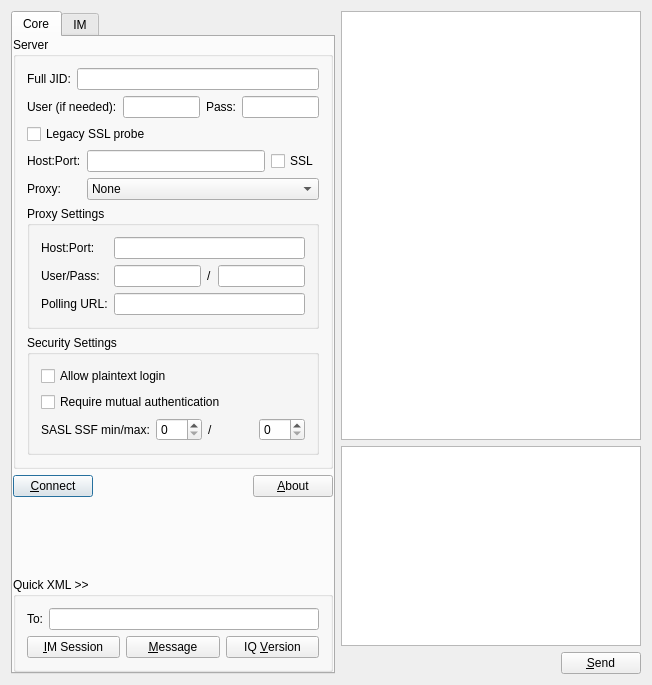
<ui version="4.0" >
 <class>TestUI</class>
 <widget class="QDialog" name="TestUI" >
  <property name="geometry" >
   <rect>
    <x>0</x>
    <y>0</y>
    <width>652</width>
    <height>685</height>
   </rect>
  </property>
  <property name="windowTitle" >
   <string>Form1</string>
  </property>
  <layout class="QHBoxLayout" >
   <item>
    <widget class="QTabWidget" name="tb_main" >
     <widget class="QWidget" name="tab" >
      <property name="geometry" >
       <rect>
        <x>0</x>
        <y>0</y>
        <width>322</width>
        <height>639</height>
       </rect>
      </property>
      <attribute name="title" >
       <string>Core</string>
      </attribute>
      <layout class="QVBoxLayout" >
       <property name="margin" >
        <number>0</number>
       </property>
       <item>
        <widget class="QGroupBox" name="gb_server" >
         <property name="title" >
          <string>Server</string>
         </property>
         <layout class="QVBoxLayout" >
          <item>
           <layout class="QHBoxLayout" >
            <property name="margin" >
             <number>0</number>
            </property>
            <item>
             <widget class="QLabel" name="textLabel1" >
              <property name="text" >
               <string>Full JID:</string>
              </property>
             </widget>
            </item>
            <item>
             <widget class="QLineEdit" name="le_jid" />
            </item>
           </layout>
          </item>
          <item>
           <layout class="QHBoxLayout" >
            <property name="margin" >
             <number>0</number>
            </property>
            <item>
             <widget class="QLabel" name="textLabel5_2" >
              <property name="text" >
               <string>User (if needed):</string>
              </property>
             </widget>
            </item>
            <item>
             <widget class="QLineEdit" name="le_user" >
              <property name="text" >
               <string/>
              </property>
             </widget>
            </item>
            <item>
             <widget class="QLabel" name="textLabel7_2" >
              <property name="text" >
               <string>Pass:</string>
              </property>
             </widget>
            </item>
            <item>
             <widget class="QLineEdit" name="le_pass" >
              <property name="echoMode" >
               <enum>QLineEdit::Password</enum>
              </property>
             </widget>
            </item>
           </layout>
          </item>
          <item>
           <layout class="QGridLayout" >
            <property name="margin" >
             <number>0</number>
            </property>
            <item row="1" column="2" >
             <widget class="QCheckBox" name="ck_ssl" >
              <property name="text" >
               <string>SSL</string>
              </property>
             </widget>
            </item>
            <item row="2" column="1" colspan="2" >
             <widget class="QComboBox" name="cb_proxy" >
              <item>
               <property name="text" >
                <string>None</string>
               </property>
              </item>
              <item>
               <property name="text" >
                <string>HTTP(S)</string>
               </property>
              </item>
              <item>
               <property name="text" >
                <string>SOCKS5</string>
               </property>
              </item>
              <item>
               <property name="text" >
                <string>HTTP Polling</string>
               </property>
              </item>
             </widget>
            </item>
            <item row="1" column="0" >
             <widget class="QLabel" name="lb_host" >
              <property name="text" >
               <string>Host:Port:</string>
              </property>
             </widget>
            </item>
            <item row="0" column="0" colspan="3" >
             <widget class="QCheckBox" name="ck_probe" >
              <property name="text" >
               <string>Legacy SSL probe</string>
              </property>
             </widget>
            </item>
            <item row="2" column="0" >
             <widget class="QLabel" name="textLabel4" >
              <property name="text" >
               <string>Proxy:</string>
              </property>
             </widget>
            </item>
            <item row="1" column="1" >
             <widget class="QLineEdit" name="le_host" />
            </item>
           </layout>
          </item>
          <item>
           <widget class="QGroupBox" name="gb_proxy" >
            <property name="title" >
             <string>Proxy Settings</string>
            </property>
            <layout class="QGridLayout" >
             <item row="0" column="0" >
              <widget class="QLabel" name="textLabel2_2" >
               <property name="text" >
                <string>Host:Port:</string>
               </property>
              </widget>
             </item>
             <item row="0" column="1" colspan="3" >
              <widget class="QLineEdit" name="le_proxyhost" />
             </item>
             <item row="1" column="0" >
              <widget class="QLabel" name="textLabel5" >
               <property name="text" >
                <string>User/Pass:</string>
               </property>
              </widget>
             </item>
             <item row="1" column="1" >
              <widget class="QLineEdit" name="le_proxyuser" />
             </item>
             <item row="1" column="2" >
              <widget class="QLabel" name="textLabel7" >
               <property name="text" >
                <string>/</string>
               </property>
              </widget>
             </item>
             <item row="1" column="3" >
              <widget class="QLineEdit" name="le_proxypass" >
               <property name="echoMode" >
                <enum>QLineEdit::Password</enum>
               </property>
              </widget>
             </item>
             <item row="2" column="0" >
              <widget class="QLabel" name="lb_proxyurl" >
               <property name="text" >
                <string>Polling URL:</string>
               </property>
              </widget>
             </item>
             <item row="2" column="1" colspan="3" >
              <widget class="QLineEdit" name="le_proxyurl" />
             </item>
            </layout>
           </widget>
          </item>
          <item>
           <widget class="QGroupBox" name="gb_security" >
            <property name="title" >
             <string>Security Settings</string>
            </property>
            <layout class="QVBoxLayout" >
             <item>
              <widget class="QCheckBox" name="ck_plain" >
               <property name="text" >
                <string>Allow plaintext login</string>
               </property>
              </widget>
             </item>
             <item>
              <widget class="QCheckBox" name="ck_mutual" >
               <property name="text" >
                <string>Require mutual authentication</string>
               </property>
              </widget>
             </item>
             <item>
              <layout class="QHBoxLayout" >
               <property name="margin" >
                <number>0</number>
               </property>
               <item>
                <widget class="QLabel" name="textLabel1_2" >
                 <property name="text" >
                  <string>SASL SSF min/max:</string>
                 </property>
                </widget>
               </item>
               <item>
                <widget class="QSpinBox" name="sb_ssfmin" />
               </item>
               <item>
                <widget class="QLabel" name="textLabel2" >
                 <property name="text" >
                  <string>/</string>
                 </property>
                </widget>
               </item>
               <item>
                <widget class="QSpinBox" name="sb_ssfmax" />
               </item>
              </layout>
             </item>
            </layout>
           </widget>
          </item>
         </layout>
        </widget>
       </item>
       <item>
        <layout class="QHBoxLayout" >
         <property name="margin" >
          <number>0</number>
         </property>
         <item>
          <widget class="QPushButton" name="pb_go" >
           <property name="text" >
            <string>&amp;Connect</string>
           </property>
           <property name="shortcut" >
            <string>Alt+C</string>
           </property>
          </widget>
         </item>
         <item>
          <spacer name="spacer5" >
           <property name="orientation" >
            <enum>Qt::Horizontal</enum>
           </property>
           <property name="sizeType" >
            <enum>QSizePolicy::Expanding</enum>
           </property>
           <property name="sizeHint" stdset="0" >
            <size>
             <width>130</width>
             <height>20</height>
            </size>
           </property>
          </spacer>
         </item>
         <item>
          <widget class="QPushButton" name="pb_about" >
           <property name="text" >
            <string>&amp;About</string>
           </property>
          </widget>
         </item>
        </layout>
       </item>
       <item>
        <spacer name="spacer3_2" >
         <property name="orientation" >
          <enum>Qt::Vertical</enum>
         </property>
         <property name="sizeType" >
          <enum>QSizePolicy::Expanding</enum>
         </property>
         <property name="sizeHint" stdset="0" >
          <size>
           <width>20</width>
           <height>16</height>
          </size>
         </property>
        </spacer>
       </item>
       <item>
        <widget class="QGroupBox" name="groupBox3" >
         <property name="title" >
          <string>Quick XML >></string>
         </property>
         <layout class="QVBoxLayout" >
          <item>
           <layout class="QHBoxLayout" >
            <property name="margin" >
             <number>0</number>
            </property>
            <item>
             <widget class="QLabel" name="textLabel8" >
              <property name="text" >
               <string>To:</string>
              </property>
             </widget>
            </item>
            <item>
             <widget class="QLineEdit" name="le_to" />
            </item>
           </layout>
          </item>
          <item>
           <layout class="QHBoxLayout" >
            <property name="margin" >
             <number>0</number>
            </property>
            <item>
             <widget class="QPushButton" name="pb_im" >
              <property name="text" >
               <string>&amp;IM Session</string>
              </property>
             </widget>
            </item>
            <item>
             <widget class="QPushButton" name="pb_msg" >
              <property name="text" >
               <string>&amp;Message</string>
              </property>
             </widget>
            </item>
            <item>
             <widget class="QPushButton" name="pb_iqv" >
              <property name="text" >
               <string>IQ &amp;Version</string>
              </property>
             </widget>
            </item>
           </layout>
          </item>
         </layout>
        </widget>
       </item>
      </layout>
     </widget>
     <widget class="QWidget" name="tab" >
      <property name="geometry" >
       <rect>
        <x>0</x>
        <y>0</y>
        <width>640</width>
        <height>409</height>
       </rect>
      </property>
      <attribute name="title" >
       <string>IM</string>
      </attribute>
     </widget>
    </widget>
   </item>
   <item>
    <layout class="QVBoxLayout" >
     <property name="margin" >
      <number>0</number>
     </property>
     <item>
      <widget class="QTextEdit" name="te_log" >
       <property name="minimumSize" >
        <size>
         <width>300</width>
         <height>0</height>
        </size>
       </property>
       <property name="readOnly" >
        <bool>true</bool>
       </property>
      </widget>
     </item>
     <item>
      <widget class="QTextEdit" name="te_input" >
       <property name="maximumSize" >
        <size>
         <width>32767</width>
         <height>200</height>
        </size>
       </property>
      </widget>
     </item>
     <item>
      <layout class="QHBoxLayout" >
       <property name="margin" >
        <number>0</number>
       </property>
       <item>
        <spacer name="spacer3" >
         <property name="orientation" >
          <enum>Qt::Horizontal</enum>
         </property>
         <property name="sizeType" >
          <enum>QSizePolicy::Expanding</enum>
         </property>
         <property name="sizeHint" stdset="0" >
          <size>
           <width>40</width>
           <height>20</height>
          </size>
         </property>
        </spacer>
       </item>
       <item>
        <widget class="QPushButton" name="pb_send" >
         <property name="text" >
          <string>&amp;Send</string>
         </property>
         <property name="shortcut" >
          <string>Alt+S</string>
         </property>
        </widget>
       </item>
      </layout>
     </item>
    </layout>
   </item>
  </layout>
 </widget>
 <layoutdefault spacing="6" margin="11" />
 <pixmapfunction>qPixmapFromMimeSource</pixmapfunction>
 <tabstops>
  <tabstop>le_jid</tabstop>
  <tabstop>le_user</tabstop>
  <tabstop>le_pass</tabstop>
  <tabstop>ck_probe</tabstop>
  <tabstop>le_host</tabstop>
  <tabstop>ck_ssl</tabstop>
  <tabstop>cb_proxy</tabstop>
  <tabstop>le_proxyhost</tabstop>
  <tabstop>le_proxyuser</tabstop>
  <tabstop>le_proxypass</tabstop>
  <tabstop>le_proxyurl</tabstop>
  <tabstop>ck_plain</tabstop>
  <tabstop>ck_mutual</tabstop>
  <tabstop>sb_ssfmin</tabstop>
  <tabstop>sb_ssfmax</tabstop>
  <tabstop>pb_go</tabstop>
  <tabstop>pb_about</tabstop>
  <tabstop>le_to</tabstop>
  <tabstop>pb_im</tabstop>
  <tabstop>pb_msg</tabstop>
  <tabstop>pb_iqv</tabstop>
  <tabstop>te_input</tabstop>
  <tabstop>pb_send</tabstop>
  <tabstop>te_log</tabstop>
 </tabstops>
 <resources/>
 <connections/>
</ui>
